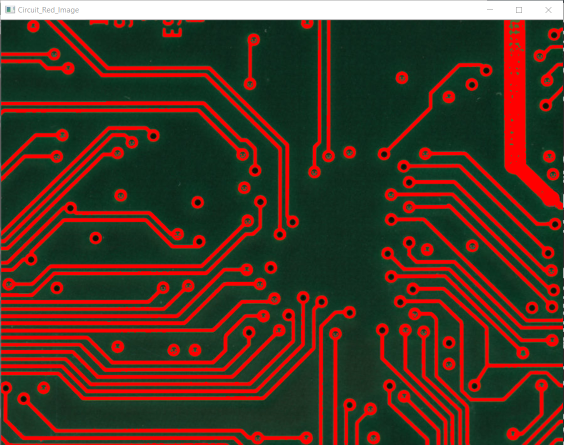
#> input picture Colour Transition & Gamma Correction/Colour Transitioning/Circuit_RedImage.png, 1127 x 890 px (shown at 1/2 size)
$ python PS2-pmalpath.py
#> lines starting #> are read from the running program, lines starting #| are printed output that depends on the picture; after the words box and inside, x2 and y2 are one past the last pixel; in counts of white or black regions, pixels touching at a corner belong together
# -*- coding: utf-8 -*-
"""
Created on Fri Sep 24 08:53:07 2021

@author: Parth Malpathak
"""
#C:/Users/parth/OneDrive/Desktop//cracks.png
#C:/Users/parth/OneDrive/Desktop//night-vision.png
#C:/Users/parth/OneDrive/Desktop//x-ray.png
#C:/Users/parth/OneDrive/Desktop//thermal.png
#C:/Users/parth/OneDrive/Desktop//topography.png
import cv2 as cv
import numpy as np
import matplotlib.pyplot as plt
#Enter an image as input
inp = input("Enter a grayscale image: ")
#> the answer given: ../Colour Transition & Gamma Correction/Colour Transitioning/Circuit_RedImage.png
img1 = cv.imread(inp)
#> img1 is the input picture: shape (890, 1127, 3); mean B, G, R 39.5, 54.8, 77.1
img1 = cv.cvtColor(img1, cv.COLOR_BGR2RGB) #convert to RGB Scale
cv.imshow('Original Grayscale Image', img1)
gray = cv.cvtColor(img1, cv.COLOR_RGB2GRAY) #convert to Gray Scale single channel
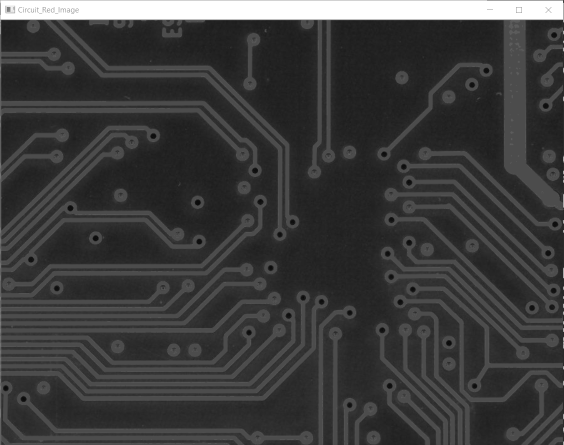
#> gray: shape (890, 1127) (shown at 1/2 size); min 5, max 255, mean 59.7
shape = np.shape(gray)
#> shape = (890, 1127)
print(shape)
#| (890, 1127)
width = shape[0]
#> width = 890
height = shape[1]
#> height = 1127

#determine the max and min pixel size
small = np.amin(gray)
#> small = 5
large = np.amax(gray)
#> large = 255

num, a,b = 0,0,0

#Identify the coordinates where max pixel is located
for i in range(0,width):
    for j in range(0,height):
        if gray[i,j] == large:
            num += 1
            a += i
            b += j
#> after the loop, a = 812603; b = 23872727; num = 41680

center_y = int(a/num)
#> center_y = 19
center_x = int(b/num)
#> center_x = 572
print(center_x , center_y)
#| 572 19
#Differnece of largest and Smallest Pixel
diff = large - small
#> diff = 250

#Empty arry for r, g, b
r = []
g = []
b = []
inpt = []

for i in range (0,256):
    inpt.append(i)
'''' The tone curve was divided in 4 parts and calculation of each part was
     done separately like for example in the first part (255/4), the Red and Blue
     lines are horizontal with Green line traversing from 0 to 255. Same approach
     has been used for the other parts of the tone curve.'''
for i in range ((64)):
    r.append(0)
    g.append((255* ((i)/(255/4))))
    b.append(255)

for i in range ((64), (128)):
    r.append(0)
    g.append(255)

    b.append((-255* (4*i- 255)/255)+ 255)
for i in range ((128), (192)):
    g.append(255)
    b.append(0)
    r.append((255* (4*i - 2*255)/(255)))
    #r.append(int(diff*i)/255)

for i in range ((192) , 256):
    r.append(255)
    b.append(0)
    g.append((-255*(4*i - 3*255)/255) + 255)


r= np.uint8((np.array(r)))
g= np.uint8((np.array(g)))
b= np.uint8((np.array(b)))
'''' Output Image is being made by adding the blue, green and the red colours
     to the corresponding spaces'''
output = np.zeros((width,height ,3), np.uint8)
output[:,:,0] = cv.LUT(img1[:,:,0], b)
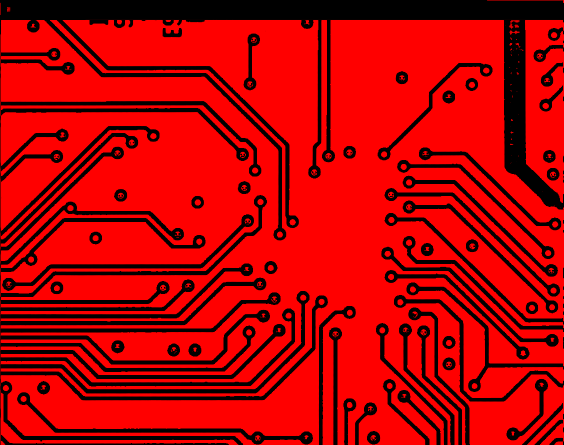
#> output: shape (890, 1127, 3) (shown at 1/2 size); mean R, G, B 187.2, 0, 0
output[:,:,1] = cv.LUT(img1[:,:,1], g)
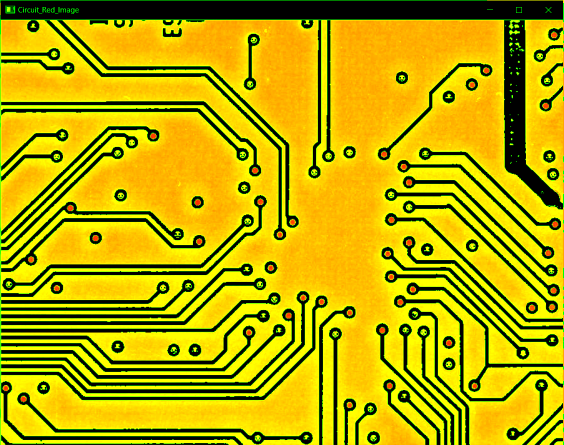
#> output: shape (890, 1127, 3) (shown at 1/2 size); mean R, G, B 187.2, 170.8, 0
output[:,:,2] = cv.LUT(img1[:,:,2], r)
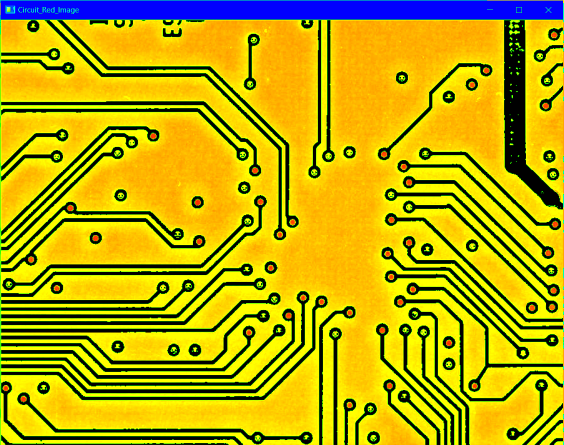
#> output: shape (890, 1127, 3) (shown at 1/2 size); 4.49% of pixels changed, all inside (x1, y1, x2, y2) = (0, 0, 1127, 890)


white = (255, 255, 255)

#Initializing the Circle and the Marker to show the max pixel values
cv.circle(output, (center_x, center_y), 10, white, thickness = 2)
#> output: shape (890, 1127, 3); 0.02% of pixels changed, all inside (x1, y1, x2, y2) = (561, 8, 584, 31)
cv.drawMarker(output, (center_x, center_y), white, thickness = 2)
#> output: shape (890, 1127, 3); mean R, G, B 187.3, 170.9, 11


scale_percent = 50 #Resize the image to fit the screen
width = int(output.shape[1] * scale_percent / 100)
#> width = 563
height = int(output.shape[0] * scale_percent / 100)
#> height = 445
dim = (width, height)
#> dim = (563, 445)
output1 = cv.resize(output, dim, interpolation = cv.INTER_AREA)
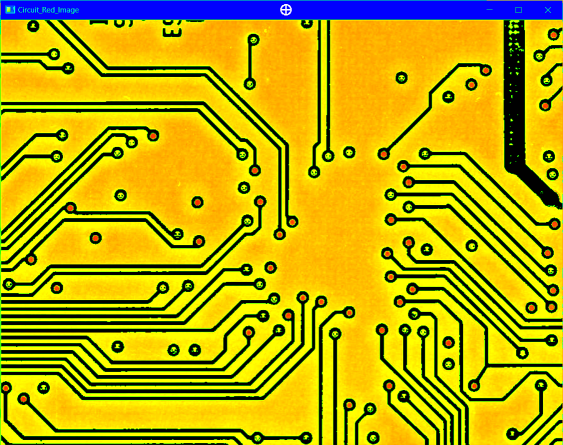
#> output1: shape (445, 563, 3); mean R, G, B 187.3, 170.9, 11


cv.imshow("output", output) #Display the original Image

#Plotting the tone curve for reconfirmation of execution.
plt.plot(inpt, r, color ="red")
plt.plot(inpt,g, color ="green")
plt.plot(inpt, b, color ="blue")
plt.show()
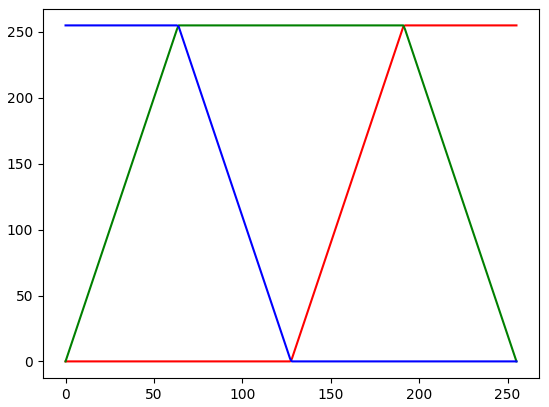
#> figure drawn by matplotlib, 1 panel; curve peaks at x = 192, y = 255; curve peaks at x = 64, y = 255; curve peaks at x = 0, y = 255

cv.waitKey(0)
cv.destroyAllWindows
